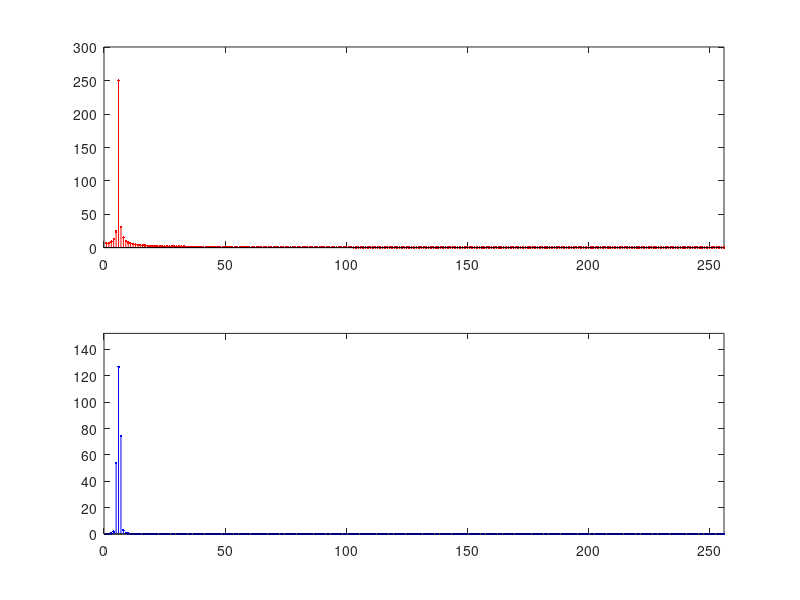

Reproduce this figure in MATLAB.
N = 512;
T = N*4
O = N/4;
t = 1:T;
wn = sin(2*pi*440*t/44100);

X = zeros(N,4);
wind = hann(N)';
for k=1:4
    frame_start = round((k-1)*O)+1;
    frame_end = frame_start+N-1;
    frame_wn = wn(frame_start:frame_end);
    frame_wnw = frame_wn.*wind;
    X_k = fft(frame_wn);
    X_kw = fft(frame_wnw);
    subplot(2,1,1);
    
    stem(abs(X_k), 'r.');
    axis([0, length(X_k)/2, 0, 1.2*max(abs(X_k))]);
    xx = abs(X_k');
    subplot(2,1,2);
    
    stem(abs(X_kw), 'b.');
    axis([0, length(X_k)/2, 0, 1.2*max(abs(X_kw))]);
end

Y = zeros(N,4);
